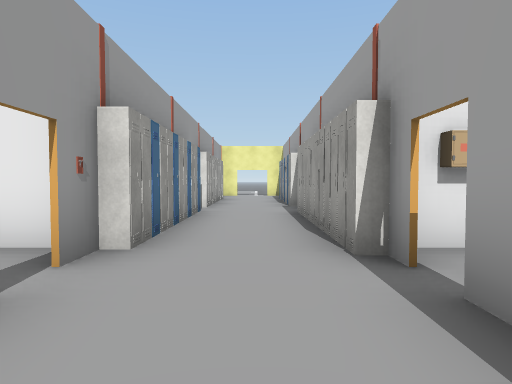
[1] (above)

24 first-person views from a walk through a Unity game level. The camera is 1.3 m above the floor, tilts 2° down and sees 75° across. The floor is counted in squares, 2 m on a side. Each view is taken from the middle of a square. On the plan, view 1 faces up. The plan holds only what a view shows up to about 10 squares ahead; the rest is blank. The place goes on beyond the plan. The player character is not drawn. Door leaves are left out, so doorways stand open. Some surface patterns are stand-ins.

[2]
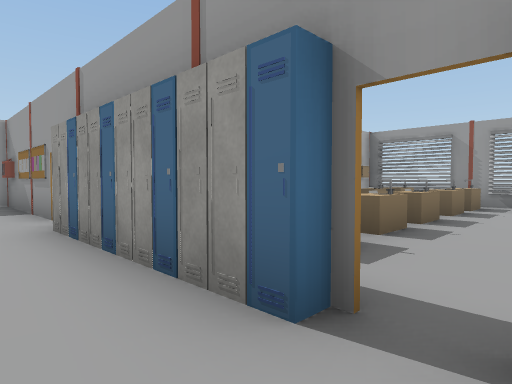

[3]
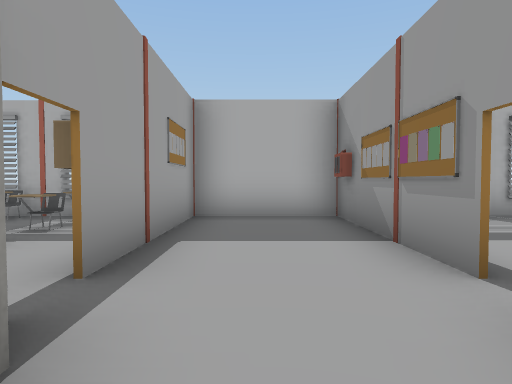

[4]
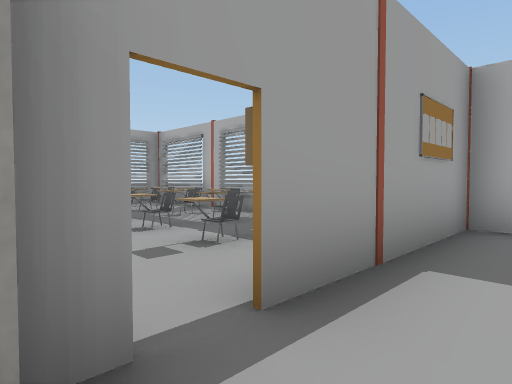

[5]
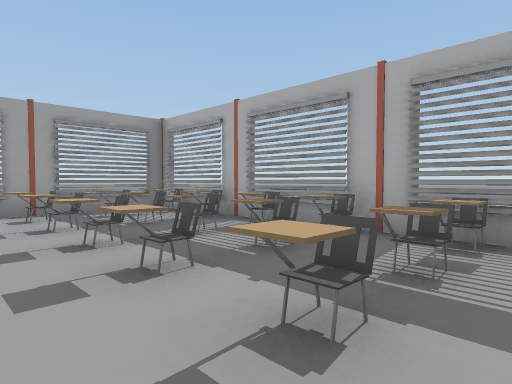

[6]
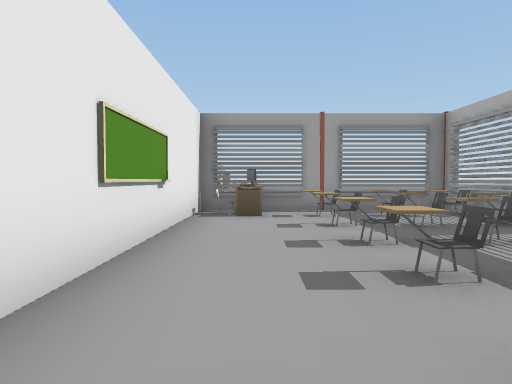

[7]
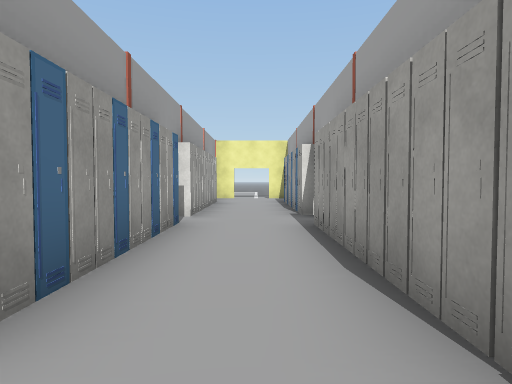

[8]
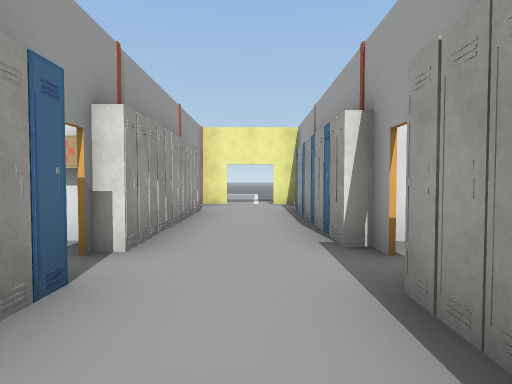

[9]
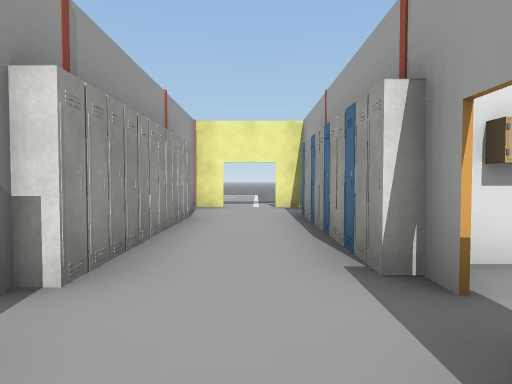

[10]
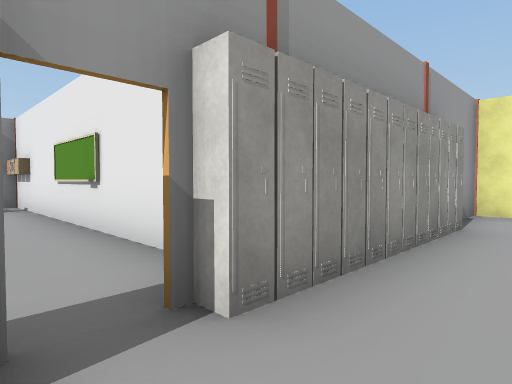

[11]
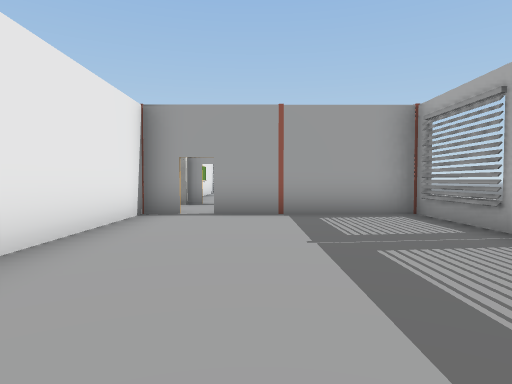

[12]
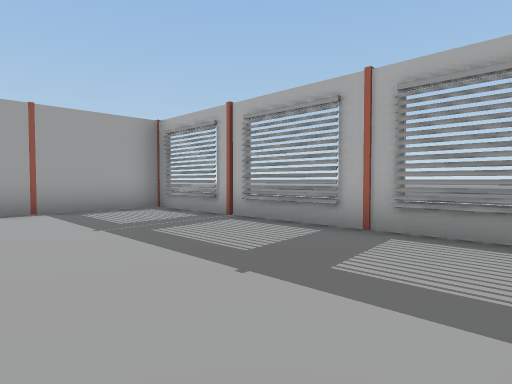

[13]
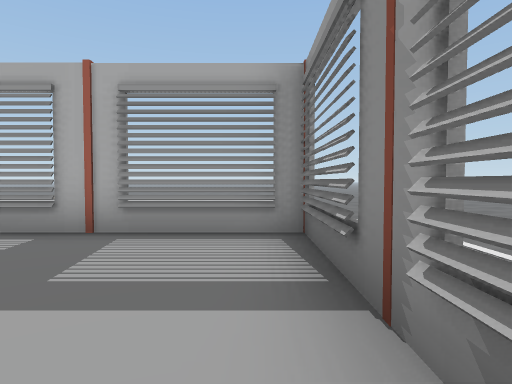

[14]
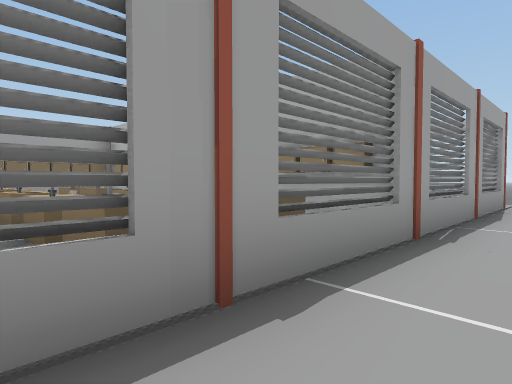

[15]
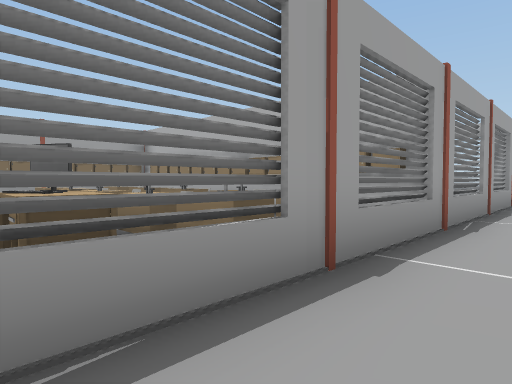

[16]
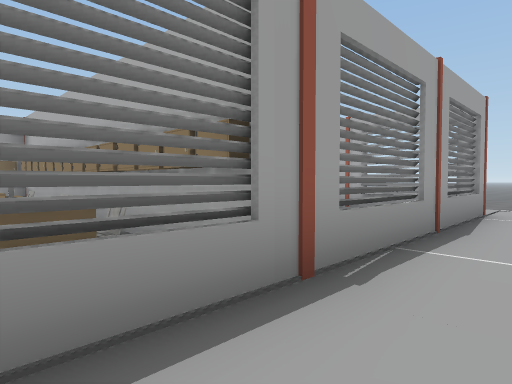

[17]
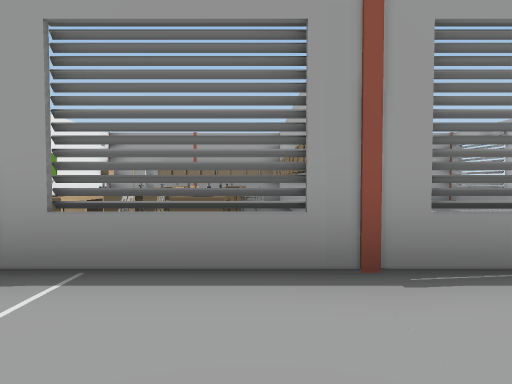

[18]
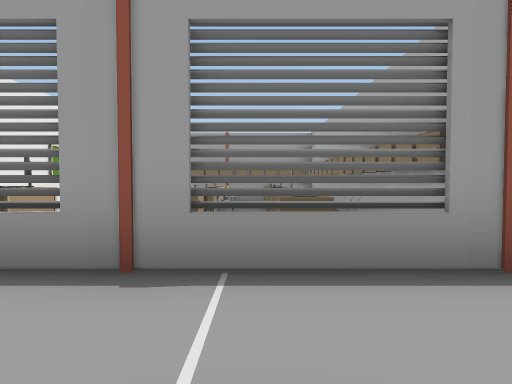

[19]
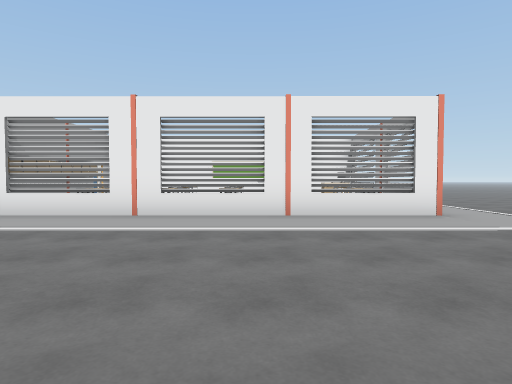

[20]
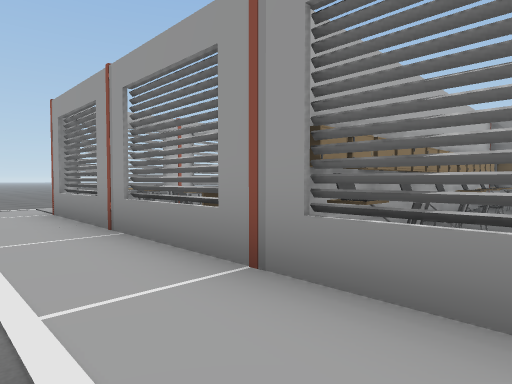

[21]
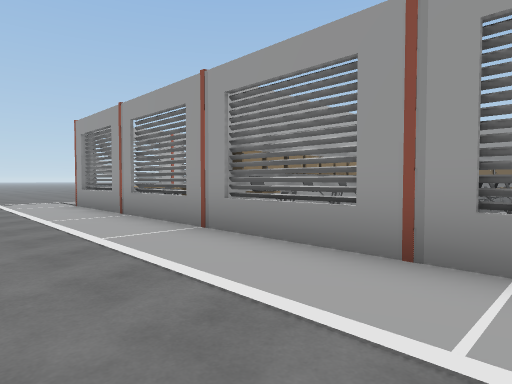

[22]
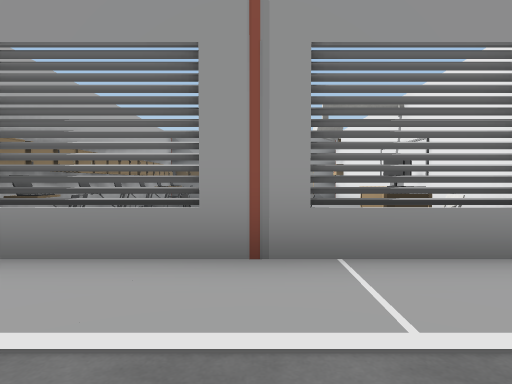

[23]
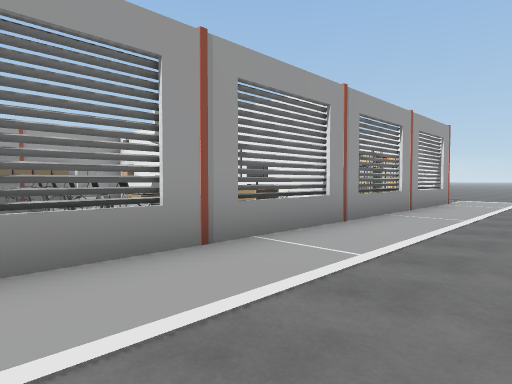

[24]
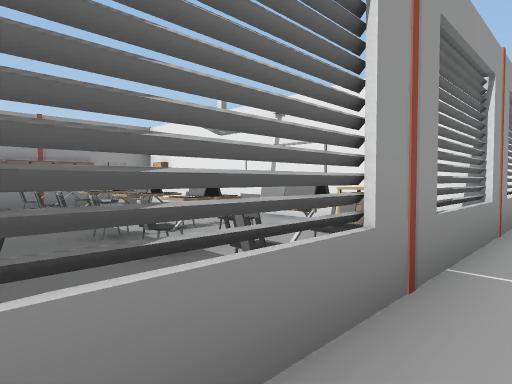

### Floor plan
Points are (right, up) in squares from view 1. A wall is a line through its corners. A room is listed if a view was taken in it or the views show most of it. See-through windows are left out.
Room 1 (views 1, 2, 3, 4, 5, 6, 7, 8, 9, 10, 11, 12, 13)
walls: (-1.5, 1.9) (-1.5, -2.1) (-1.5, 1.9); (-1.9, 8.6) (-4.5, 8.6); (3.4, -2.1) (8, -2.1); (-6.4, 8.6) (-9.6, 8.6); (-9.6, 1.2) (-9.6, -2.1) (0.5, -2.1); (-9.6, 6.8) (-9.6, 3.4); (8.1, -2.1) (9.2, -2.1) (9.2, 1.5); (1.2, 14.1) (0.4, 14.1); (-1.5, 14.1) (-1.5, 13.2); (9.3, 8.6) (2.5, 8.6)
ways out: opening at (2, -1.7) to room 2; open door at (0, 14) to room 2; open door at (1, 13) to room 2; open door at (-2, 2)
objects: other object (-9, 3); table (-9, 4) to (-9, 5); table (-9, 6) to (-8, 6); computer (-9, 7) to (-8, 7); other object (-9, 8); other object (-8, 3); other object (-8, 8); other object (-7, 3); other object (-7, 5); table (-7, 6); other object (-6, 3); table (-6, 4) to (-6, 5); table (-6, 6) to (-5, 6); other object (-5, 3); other object (-5, 4); other object (-5, 5); other object (-4, 4); other object (-4, 5); table (-4, 6); other object (-3, 3); other object (-3, 5); other object (-3, 6); other object (-2, 3); other object (-2, 4); other object (-2, 5); other object (-2, 6); other object (-2, 7); other object (-2, 8); other object (-1, 3); other object (-1, 4); other object (-1, 5); other object (-1, 6); other object (-1, 7); other object (-1, 8); other object (-1, 9); other object (-1, 10); other object (-1, 11); other object (-1, 12); other object (0, 10); other object (1, -1); other object (1, 0); other object (1, 1); other object (1, 3); other object (1, 4); other object (1, 5); other object (1, 6); other object (1, 7); other object (1, 8); other object (1, 9); other object (2, 3); other object (2, 8); chair (3, 0); chair (3, 1); other object (3, 3); other object (3, 4); other object (3, 7); chair (4, -1); chair (4, 0); chair (4, 1); other object (4, 4); other object (4, 6); chair (5, -1); other object (5, 4); chair (5, 5); other object (5, 6); chair (6, 0); chair (6, 1); other object (6, 3); other object (6, 4); chair (6, 5); other object (6, 6); chair (7, 0); table (7, 2); other object (7, 3); other object (7, 4); chair (7, 7); other object (8, 0); other object (8, 3); chair (8, 4); table (8, 7); other object (8, 8)
Room 2 (views 14, 15, 16, 17, 18, 19, 20, 21, 22, 23, 24)
walls: (9.3, 1.6) (9.3, -2.1) (1.5, -2.1); (9.3, 6.6) (9.3, 4.4); (9.3, 14.2) (9.3, 8.6); (-9.7, -2.2) (-9.7, 7.9)
ways out: opening at (2, -1.7) to room 1; open door at (0, 14) to room 1; open door at (1, 13) to room 1
objects: chair (3, -2); rack (8, 11); rack (8, 12) to (8, 13); other object (9, 3); other object (9, 4); chair (9, 7)

Positions as (right, up) in squares from view 1, and headings:
1: (0, 0), facing up
2: (0, 8), facing down-left
3: (0, 4), facing down
4: (0, 3), facing down-right
5: (2, 2), facing down-right
6: (2, 2), facing right
7: (0, 2), facing up
8: (0, 5), facing up
9: (0, 6), facing up
10: (0, 7), facing up-left
11: (-8, 1), facing right
12: (-9, 2), facing down-right
13: (-9, 2), facing down
14: (-11, 7), facing down-right
15: (-11, 8), facing down-right
16: (-11, 5), facing down-right
17: (-12, 4), facing right
18: (-12, 5), facing right
19: (6, -8), facing up
20: (11, 5), facing down-left
21: (12, 7), facing down-left
22: (12, 6), facing left
23: (12, 4), facing up-left
24: (10, 4), facing up-left
